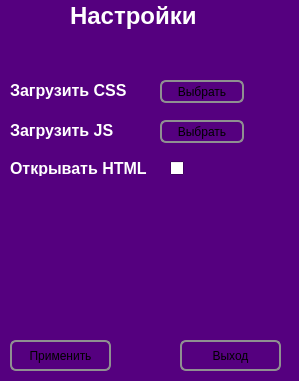
<?xml version="1.0" encoding="UTF-8"?>
<ui version="4.0">
 <class>MainWindow</class>
 <widget class="QMainWindow" name="MainWindow">
  <property name="geometry">
   <rect>
    <x>0</x>
    <y>0</y>
    <width>299</width>
    <height>381</height>
   </rect>
  </property>
  <property name="palette">
   <palette>
    <active>
     <colorrole role="Base">
      <brush brushstyle="SolidPattern">
       <color alpha="255">
        <red>255</red>
        <green>255</green>
        <blue>255</blue>
       </color>
      </brush>
     </colorrole>
     <colorrole role="Window">
      <brush brushstyle="SolidPattern">
       <color alpha="255">
        <red>85</red>
        <green>0</green>
        <blue>127</blue>
       </color>
      </brush>
     </colorrole>
    </active>
    <inactive>
     <colorrole role="Base">
      <brush brushstyle="SolidPattern">
       <color alpha="255">
        <red>255</red>
        <green>255</green>
        <blue>255</blue>
       </color>
      </brush>
     </colorrole>
     <colorrole role="Window">
      <brush brushstyle="SolidPattern">
       <color alpha="255">
        <red>85</red>
        <green>0</green>
        <blue>127</blue>
       </color>
      </brush>
     </colorrole>
    </inactive>
    <disabled>
     <colorrole role="Base">
      <brush brushstyle="SolidPattern">
       <color alpha="255">
        <red>85</red>
        <green>0</green>
        <blue>127</blue>
       </color>
      </brush>
     </colorrole>
     <colorrole role="Window">
      <brush brushstyle="SolidPattern">
       <color alpha="255">
        <red>85</red>
        <green>0</green>
        <blue>127</blue>
       </color>
      </brush>
     </colorrole>
    </disabled>
   </palette>
  </property>
  <property name="windowTitle">
   <string>MainWindow</string>
  </property>
  <widget class="QWidget" name="centralwidget">
   <widget class="QPushButton" name="ApplyButton">
    <property name="geometry">
     <rect>
      <x>10</x>
      <y>340</y>
      <width>101</width>
      <height>31</height>
     </rect>
    </property>
    <property name="styleSheet">
     <string notr="true">QPushButton {
    border: 2px solid #8f8f91;
    border-radius: 6px;
    background-color: qlineargradient(x1: 0, y1: 0, x2: 0, y2: 1,
                                      stop: 0 #f6f7fa, stop: 1 #dadbde);
    min-width: 80px;
}

QPushButton:pressed {
    background-color: qlineargradient(x1: 0, y1: 0, x2: 0, y2: 1,
                                      stop: 0 #dadbde, stop: 1 #f6f7fa);
}

QPushButton:flat {
    border: none; /* no border for a flat push button */
}

QPushButton:default {
    border-color: navy; /* make the default button prominent */
}
</string>
    </property>
    <property name="text">
     <string>Применить</string>
    </property>
   </widget>
   <widget class="QPushButton" name="ExitToMain">
    <property name="geometry">
     <rect>
      <x>180</x>
      <y>340</y>
      <width>101</width>
      <height>31</height>
     </rect>
    </property>
    <property name="styleSheet">
     <string notr="true">QPushButton {
    border: 2px solid #8f8f91;
    border-radius: 6px;
    background-color: qlineargradient(x1: 0, y1: 0, x2: 0, y2: 1,
                                      stop: 0 #f6f7fa, stop: 1 #dadbde);
    min-width: 80px;
}

QPushButton:pressed {
    background-color: qlineargradient(x1: 0, y1: 0, x2: 0, y2: 1,
                                      stop: 0 #dadbde, stop: 1 #f6f7fa);
}

QPushButton:flat {
    border: none; /* no border for a flat push button */
}

QPushButton:default {
    border-color: navy; /* make the default button prominent */
}</string>
    </property>
    <property name="text">
     <string>Выход</string>
    </property>
   </widget>
   <widget class="QLabel" name="label">
    <property name="geometry">
     <rect>
      <x>70</x>
      <y>0</y>
      <width>141</width>
      <height>31</height>
     </rect>
    </property>
    <property name="palette">
     <palette>
      <active>
       <colorrole role="WindowText">
        <brush brushstyle="SolidPattern">
         <color alpha="255">
          <red>255</red>
          <green>255</green>
          <blue>255</blue>
         </color>
        </brush>
       </colorrole>
      </active>
      <inactive>
       <colorrole role="WindowText">
        <brush brushstyle="SolidPattern">
         <color alpha="255">
          <red>255</red>
          <green>255</green>
          <blue>255</blue>
         </color>
        </brush>
       </colorrole>
      </inactive>
      <disabled>
       <colorrole role="WindowText">
        <brush brushstyle="SolidPattern">
         <color alpha="255">
          <red>120</red>
          <green>120</green>
          <blue>120</blue>
         </color>
        </brush>
       </colorrole>
      </disabled>
     </palette>
    </property>
    <property name="font">
     <font>
      <pointsize>18</pointsize>
      <weight>75</weight>
      <bold>true</bold>
     </font>
    </property>
    <property name="text">
     <string>Настройки</string>
    </property>
   </widget>
   <widget class="QLabel" name="label_2">
    <property name="geometry">
     <rect>
      <x>10</x>
      <y>80</y>
      <width>121</width>
      <height>21</height>
     </rect>
    </property>
    <property name="palette">
     <palette>
      <active>
       <colorrole role="WindowText">
        <brush brushstyle="SolidPattern">
         <color alpha="255">
          <red>255</red>
          <green>255</green>
          <blue>255</blue>
         </color>
        </brush>
       </colorrole>
      </active>
      <inactive>
       <colorrole role="WindowText">
        <brush brushstyle="SolidPattern">
         <color alpha="255">
          <red>255</red>
          <green>255</green>
          <blue>255</blue>
         </color>
        </brush>
       </colorrole>
      </inactive>
      <disabled>
       <colorrole role="WindowText">
        <brush brushstyle="SolidPattern">
         <color alpha="255">
          <red>120</red>
          <green>120</green>
          <blue>120</blue>
         </color>
        </brush>
       </colorrole>
      </disabled>
     </palette>
    </property>
    <property name="font">
     <font>
      <pointsize>12</pointsize>
      <weight>75</weight>
      <bold>true</bold>
     </font>
    </property>
    <property name="text">
     <string>Загрузить CSS</string>
    </property>
   </widget>
   <widget class="QLabel" name="label_3">
    <property name="geometry">
     <rect>
      <x>10</x>
      <y>120</y>
      <width>111</width>
      <height>21</height>
     </rect>
    </property>
    <property name="palette">
     <palette>
      <active>
       <colorrole role="WindowText">
        <brush brushstyle="SolidPattern">
         <color alpha="255">
          <red>255</red>
          <green>255</green>
          <blue>255</blue>
         </color>
        </brush>
       </colorrole>
      </active>
      <inactive>
       <colorrole role="WindowText">
        <brush brushstyle="SolidPattern">
         <color alpha="255">
          <red>255</red>
          <green>255</green>
          <blue>255</blue>
         </color>
        </brush>
       </colorrole>
      </inactive>
      <disabled>
       <colorrole role="WindowText">
        <brush brushstyle="SolidPattern">
         <color alpha="255">
          <red>120</red>
          <green>120</green>
          <blue>120</blue>
         </color>
        </brush>
       </colorrole>
      </disabled>
     </palette>
    </property>
    <property name="font">
     <font>
      <pointsize>12</pointsize>
      <weight>75</weight>
      <bold>true</bold>
     </font>
    </property>
    <property name="text">
     <string>Загрузить JS</string>
    </property>
   </widget>
   <widget class="QLabel" name="label_4">
    <property name="geometry">
     <rect>
      <x>10</x>
      <y>160</y>
      <width>161</width>
      <height>16</height>
     </rect>
    </property>
    <property name="palette">
     <palette>
      <active>
       <colorrole role="WindowText">
        <brush brushstyle="SolidPattern">
         <color alpha="255">
          <red>255</red>
          <green>255</green>
          <blue>255</blue>
         </color>
        </brush>
       </colorrole>
      </active>
      <inactive>
       <colorrole role="WindowText">
        <brush brushstyle="SolidPattern">
         <color alpha="255">
          <red>255</red>
          <green>255</green>
          <blue>255</blue>
         </color>
        </brush>
       </colorrole>
      </inactive>
      <disabled>
       <colorrole role="WindowText">
        <brush brushstyle="SolidPattern">
         <color alpha="255">
          <red>120</red>
          <green>120</green>
          <blue>120</blue>
         </color>
        </brush>
       </colorrole>
      </disabled>
     </palette>
    </property>
    <property name="font">
     <font>
      <pointsize>12</pointsize>
      <weight>75</weight>
      <bold>true</bold>
     </font>
    </property>
    <property name="text">
     <string>Открывать HTML</string>
    </property>
   </widget>
   <widget class="QPushButton" name="CSS_Attach">
    <property name="geometry">
     <rect>
      <x>160</x>
      <y>80</y>
      <width>84</width>
      <height>23</height>
     </rect>
    </property>
    <property name="styleSheet">
     <string notr="true">QPushButton {
    border: 2px solid #8f8f91;
    border-radius: 6px;
    background-color: qlineargradient(x1: 0, y1: 0, x2: 0, y2: 1,
                                      stop: 0 #f6f7fa, stop: 1 #dadbde);
    min-width: 80px;
}

QPushButton:pressed {
    background-color: qlineargradient(x1: 0, y1: 0, x2: 0, y2: 1,
                                      stop: 0 #dadbde, stop: 1 #f6f7fa);
}

QPushButton:flat {
    border: none; /* no border for a flat push button */
}

QPushButton:default {
    border-color: navy; /* make the default button prominent */
}

</string>
    </property>
    <property name="text">
     <string>Выбрать</string>
    </property>
   </widget>
   <widget class="QPushButton" name="JS_Attach">
    <property name="geometry">
     <rect>
      <x>160</x>
      <y>120</y>
      <width>84</width>
      <height>23</height>
     </rect>
    </property>
    <property name="styleSheet">
     <string notr="true">QPushButton {
    border: 2px solid #8f8f91;
    border-radius: 6px;
    background-color: qlineargradient(x1: 0, y1: 0, x2: 0, y2: 1,
                                      stop: 0 #f6f7fa, stop: 1 #dadbde);
    min-width: 80px;
}

QPushButton:pressed {
    background-color: qlineargradient(x1: 0, y1: 0, x2: 0, y2: 1,
                                      stop: 0 #dadbde, stop: 1 #f6f7fa);
}

QPushButton:flat {
    border: none; /* no border for a flat push button */
}

QPushButton:default {
    border-color: navy; /* make the default button prominent */
}
</string>
    </property>
    <property name="text">
     <string>Выбрать</string>
    </property>
   </widget>
   <widget class="QCheckBox" name="HTMLOn">
    <property name="geometry">
     <rect>
      <x>170</x>
      <y>160</y>
      <width>70</width>
      <height>17</height>
     </rect>
    </property>
    <property name="palette">
     <palette>
      <active>
       <colorrole role="WindowText">
        <brush brushstyle="SolidPattern">
         <color alpha="255">
          <red>255</red>
          <green>255</green>
          <blue>255</blue>
         </color>
        </brush>
       </colorrole>
      </active>
      <inactive>
       <colorrole role="WindowText">
        <brush brushstyle="SolidPattern">
         <color alpha="255">
          <red>255</red>
          <green>255</green>
          <blue>255</blue>
         </color>
        </brush>
       </colorrole>
      </inactive>
      <disabled>
       <colorrole role="WindowText">
        <brush brushstyle="SolidPattern">
         <color alpha="255">
          <red>120</red>
          <green>120</green>
          <blue>120</blue>
         </color>
        </brush>
       </colorrole>
      </disabled>
     </palette>
    </property>
    <property name="font">
     <font>
      <pointsize>12</pointsize>
      <weight>75</weight>
      <bold>true</bold>
     </font>
    </property>
    <property name="text">
     <string/>
    </property>
   </widget>
  </widget>
 </widget>
 <resources/>
 <connections/>
</ui>
